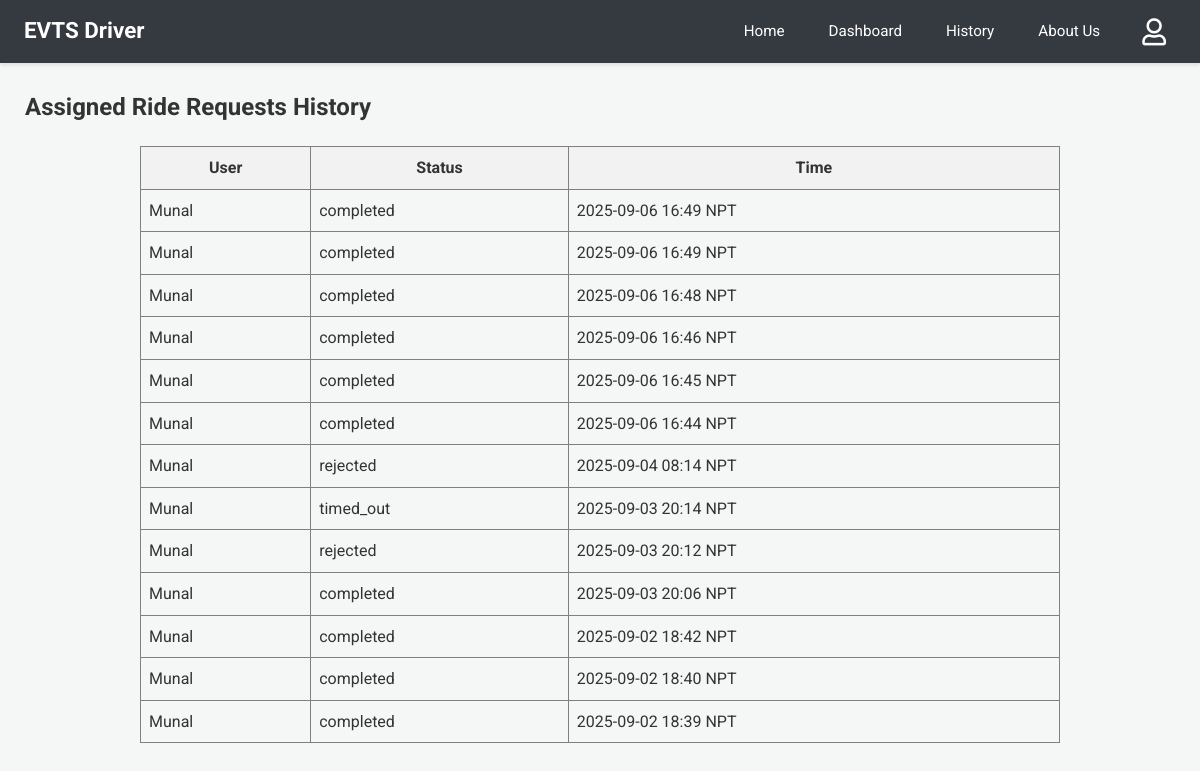
The page /driver-history (signed in) on the database as committed earlier.
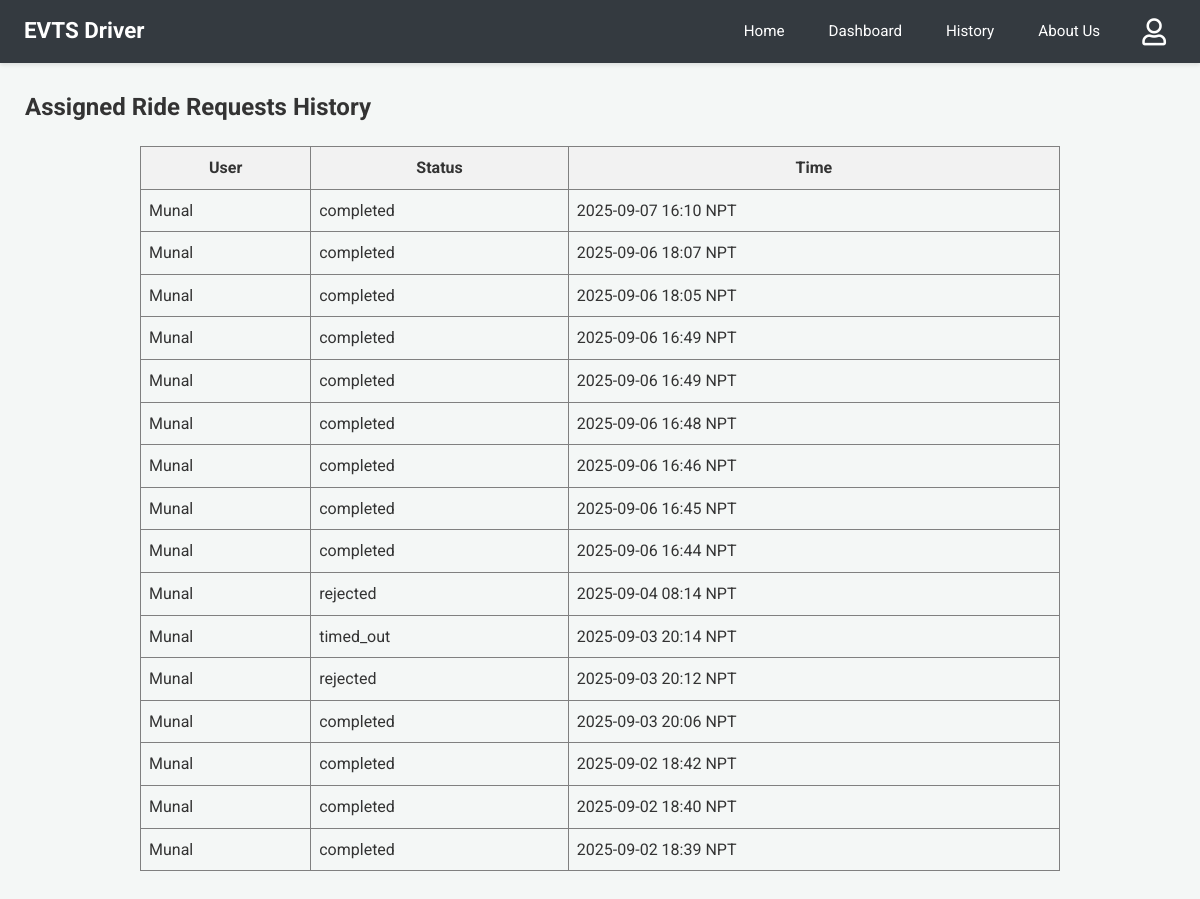
The same page on the database as committed later.
### app.py (models this page shows)
class User(db.Model):
    email = db.Column(db.String(120), primary_key=True)
    name = db.Column(db.String(100))
    phone = db.Column(db.String(15))
    password = db.Column(db.String(256)) # Increased length for hash
    latitude = db.Column(db.Float, nullable=True)
    longitude = db.Column(db.Float, nullable=True)

class RideRequest(db.Model):
    __tablename__ = 'ride_request'
    id = db.Column(db.Integer, primary_key=True)
    user_email = db.Column(db.String(100), nullable=False)
    driver_email = db.Column(db.String(100), nullable=False)
    user_latitude_at_request = db.Column(db.Float, nullable=True)
    user_longitude_at_request = db.Column(db.Float, nullable=True)
    timestamp = db.Column(db.DateTime, default=lambda: datetime.now(timezone.utc))
    status = db.Column(db.String(20), default='Pending')

### app.py (the view)
@app.route('/driver-history')
@login_required_driver
def driver_history():
    reqs_db = RideRequest.query.filter_by(driver_email=session['driver']).order_by(RideRequest.timestamp.desc()).all()
    s_reqs = [{'user_name': (User.query.get(r.user_email).name or r.user_email if User.query.get(r.user_email) else "N/A"),
               'status': r.status, 'timestamp': format_datetime_npt(r.timestamp)} for r in reqs_db]
    response = make_response(render_template('driver_history.html', requests=s_reqs))
    return add_no_cache_to_response(response)

### app.py (called while the page is built)
def format_datetime_npt(dt_utc):
    if dt_utc is None: return "N/A"
    if dt_utc.tzinfo is None or dt_utc.tzinfo.utcoffset(dt_utc) is None:
        dt_utc = dt_utc.replace(tzinfo=timezone.utc)
    else:
        dt_utc = dt_utc.astimezone(timezone.utc)
    dt_npt = dt_utc.astimezone(NPT)
    return dt_npt.strftime('%Y-%m-%d %H:%M NPT')

def login_required_driver(f):
    @wraps(f)
    def decorated_function(*args, **kwargs):
        if 'driver' not in session:
            return redirect(url_for('login', next=request.url))
        return f(*args, **kwargs)
    return decorated_function

def add_no_cache_to_response(response):
    response.headers["Cache-Control"] = "no-cache, no-store, must-revalidate, public, max-age=0"
    response.headers["Pragma"] = "no-cache"
    response.headers["Expires"] = "0"
    return response

### templates/driver_history.html
{% extends 'driver_base.html' %}
{% block content %}
<h2>Assigned Ride Requests History</h2>
{% if requests %}
<table border="1" cellpadding="8" cellspacing="0" style="border-collapse: collapse; width: 80%; margin: 20px auto;">
  <thead>
    <tr style="background-color: #f2f2f2;">
      <th>User</th>
      <th>Status</th>
      <th>Time</th>
    </tr>
  </thead>
  <tbody>
  {% for req in requests %}
  <tr>
    <td>{{ req.user_name }}</td>
    <td>{{ req.status }}</td>
    <td>{{ req.timestamp }}</td>
  </tr>
  {% endfor %}
  </tbody>
</table>
{% else %}
<p>You have no assigned ride request history.</p>
{% endif %}
{% endblock %}

### templates/driver_base.html (shortened to what this page needs)
<!DOCTYPE html>
<html>
<head>
    <link rel="stylesheet" href="{{ url_for('static', filename='css/dashboard_styles.css') }}">
   <link rel="stylesheet" href="https://cdnjs.cloudflare.com/ajax/libs/font-awesome/5.15.4/css/all.min.css" />
</head>
<body>
    <nav class="navbar driver-navbar">
        <a href="{{ url_for('driver_home') }}" class="nav-brand">EVTS Driver</a>
        <div class="nav-links">
            <a href="{{ url_for('driver_home') }}">Home</a>
            <a href="{{ url_for('dashboard') }}">Dashboard</a>
            <a href="{{ url_for('driver_history') }}">History</a>
            <a href="{{ url_for('driver_about') }}">About Us</a>
        </div>
        <div class="navbar-profile">
             <span class="profile-image-clickable" onclick="toggleProfileDropdown('driverProfileDropdown')">
                <i class="far fa-user"></i>
            </span>
        </div>
    </nav>
    <div class="dashboard-content">
        {% block content %}{% endblock %}
    </div>
</body>
</html>

### static/css/dashboard_styles.css (style rules this page uses)
body { font-family: 'Roboto', 'Segoe UI', Tahoma, Geneva, Verdana, sans-serif; margin: 0; background-color: #f4f7f6; color: #333; line-height: 1.6; }
nav.navbar { padding: 0.7rem 1.5rem; color: white; box-shadow: 0 2px 4px rgba(0, 0, 0, 0.1); display: flex; align-items: center; position: relative; z-index: 1001; }
nav.navbar .nav-brand { font-size: 1.4em; font-weight: bold; color: white; text-decoration: none; }
nav.navbar .nav-links { display: flex; align-items: center; margin-left: auto; }
nav.navbar .nav-links a { color: white; margin-left: 20px; text-decoration: none; padding: 8px 12px; border-radius: 4px; transition: background-color 0.2s ease-in-out; font-size: 0.95em; }
nav.driver-navbar { background-color: #343a40; }
.dashboard-content { padding: 25px; max-width: 1200px; margin: 0 auto; }
.dashboard-content h2, .dashboard-content h3, .dashboard-content h4 { color: #333; margin-top: 0; }
.navbar-profile { position: relative; display: flex; align-items: center; margin-left: 20px; }
.profile-image-clickable { cursor: pointer; padding: 6px 10px; border-radius: 50%; transition: background-color 0.2s ease; display: inline-flex; align-items: center; justify-content: center; }
nav.navbar .navbar-profile .profile-image-clickable i.fas, nav.navbar .navbar-profile .profile-image-clickable i.far { font-size: 1.7em !important; line-height: 1 !important; color: #FFFFFF !important; background: none !important; -webkit-font-smoothing: antialiased; -moz-osx-font-smoothing: grayscale; text-shadow: none !important; }
nav.navbar .navbar-profile .profile-image-clickable i.fas::before, nav.navbar .navbar-profile .profile-image-clickable i.far::before { color: #FFFFFF !important; background: none !important; }

Rows that differ between the two databases and show on the page:
added RideRequest: status "completed"
added RideRequest: status "completed"
added RideRequest: status "completed"
Other text that changed with them:
new list line: "Munal"
new list line: "2025-09-07 16:10 NPT"
new list line: "2025-09-06 18:07 NPT"
new list line: "2025-09-06 18:05 NPT"
